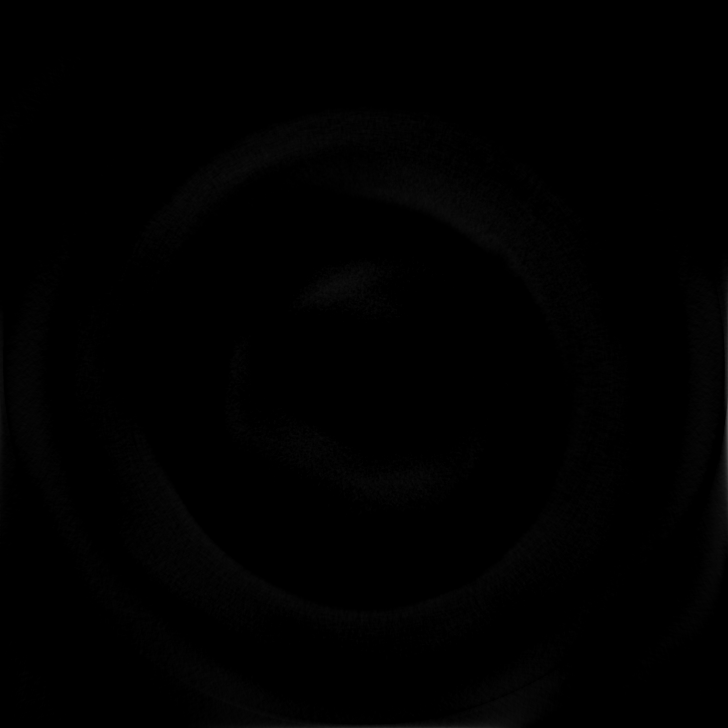
#> input picture data/cell_vol/im001.tif, 728 x 728 px; its folder holds 4 pictures in this run
$ jupyter execute --allow-errors 01_cylindrical_cell_overhangs.ipynb   (shell and % lines are left out)   (Python 2 division)
#> lines starting #> are read from the running program, lines starting #| are printed output that depends on the picture
### utils/plotting_utils.py
import numpy as np
import matplotlib.pyplot as plt
from matplotlib.colors import ListedColormap
from ipywidgets import IntSlider, FloatRangeSlider, FloatSlider, Dropdown, Checkbox, Button, VBox, HBox

# [44 lines left out: functions show_overlay, overlay_multilabel, not called in this run]

def view_axis0(volume, *, vmin=None, vmax=None, cmap='gray',
               downsample=1, continuous_update=False):
    """
    Axis-0 viewer for 3D arrays (Z, Y, X) with absolute contrast range.

    Parameters
    ----------
    volume : 3D ndarray
        Base intensity volume shaped (Z, Y, X).
    vmin, vmax : float or None
        Intensity range for display. Defaults to (min, max) of the data.
    cmap : str
        Matplotlib colormap for the base image.
    downsample : int
        Factor for Y/X downsampling (Z unchanged).
    continuous_update : bool
        Whether z-slider updates continuously.
    """
    vol = np.asarray(volume)
    if vol.ndim != 3:
        raise ValueError("volume must be a 3D array shaped (Z, Y, X)")

    v = vol[:, ::downsample, ::downsample] if downsample > 1 else vol

    if vmin is None:
        vmin = float(v.min())
    if vmax is None:
        vmax = float(v.max())

    with plt.ioff():
        fig, ax = plt.subplots()
        im = ax.imshow(v[v.shape[0] // 2], cmap=cmap,
                       vmin=vmin, vmax=vmax, interpolation='nearest')
        ax.set_axis_off()
        fig.colorbar(im, ax=ax, fraction=0.046, pad=0.04)

    z = IntSlider(min=0, max=v.shape[0]-1, value=v.shape[0]//2,
                  description='z', continuous_update=continuous_update)
    cm = Dropdown(options=sorted(plt.colormaps()), value=cmap,
                  description='cmap')
    clim_slider = FloatRangeSlider(
        min=float(v.min()), max=float(v.max()), step=(v.max()-v.min())/500,
        value=[vmin, vmax], description='range', continuous_update=False)

    def update_slice(*_):
        im.set_data(v[z.value]); fig.canvas.draw_idle()

    def update_cmap(*_):
        im.set_cmap(cm.value); fig.canvas.draw_idle()

    # [5 lines left out: function update_clim, not called in this run]

    z.observe(update_slice, 'value')
    cm.observe(update_cmap, 'value')
    clim_slider.observe(update_clim, 'value')

    return VBox([HBox([z, cm]), clim_slider, fig.canvas])

# [156 lines left out: functions view_axis0_with_labels, ellipse_points, plot_ellipse_on_mask, not called in this run]

### notebooks/01_cylindrical_cell_overhangs.ipynb
# Analyzing Electrode Overhangs from XCT of Li-ion Cylindrical Cells

This notebook demonstrates a reproducible workflow to analyze **electrode overhangs** in X-ray CT (XCT) volumes of Li-ion cylindrical cells.

**We will:**
- Reslice the volume using **angular slicing** through the cell center to avoid warping artifacts.
- Visualize **overhang segmentations** and make them globally unique across angles.
- Extract **region-level features** and compute distributions of:
  1) Overhang orientation (angle),
  2) Overhang vertical length, and
  3) Overhang base position (height) deviation.

**Notebook map**
1. Load and inspect the native slicing
2. Why angle slicing? (warping demo)
3. Build the angle-sliced stack
4. Segmentations (precomputed) and overlays
5. Relabel masks globally
6. Region properties → DataFrame
7. Metrics: angles, lengths, base-position deviation

> **Notes**: Plots are in pixel units. Replace the thresholding/segmentation with your model as needed; here we load precomputed masks for reproducibility.

## 0) Setup & imports
Add the project root to `sys.path` for utility imports, then pull in the scientific Python stack and plotting helpers.

[cell 1]
import os, sys
CWD = os.getcwd()
if os.path.basename(CWD) == "notebooks":
    PROJECT_ROOT = os.path.abspath(os.path.join(CWD, ".."))
else:
    PROJECT_ROOT = CWD  # fallback if already at root
os.chdir(PROJECT_ROOT)
sys.path.append(os.path.join(PROJECT_ROOT, "utils"))
print(f"Correct Working Directory: {str(os.path.basename(os.getcwd()))=='battery_xct_workflows'}")

[cell 2]
import tifffile as tiff
import numpy as np
from scipy.ndimage import rotate
from skimage.measure import regionprops_table
from tqdm import tqdm
import pandas as pd
import os
import matplotlib.pyplot as plt
from utils.plotting_utils import view_axis0, view_axis0_with_labels
from IPython.display import display

## 1) Inspect the volume
Load the stack (originally sliced along the z-axis = cell height) and explore it interactively.

[cell 3]
files = sorted([f for f in os.listdir('data/cell_vol') if f.lower().endswith(".tif")])
vol = np.array([tiff.imread(os.path.join('data/cell_vol', f)) for f in files])
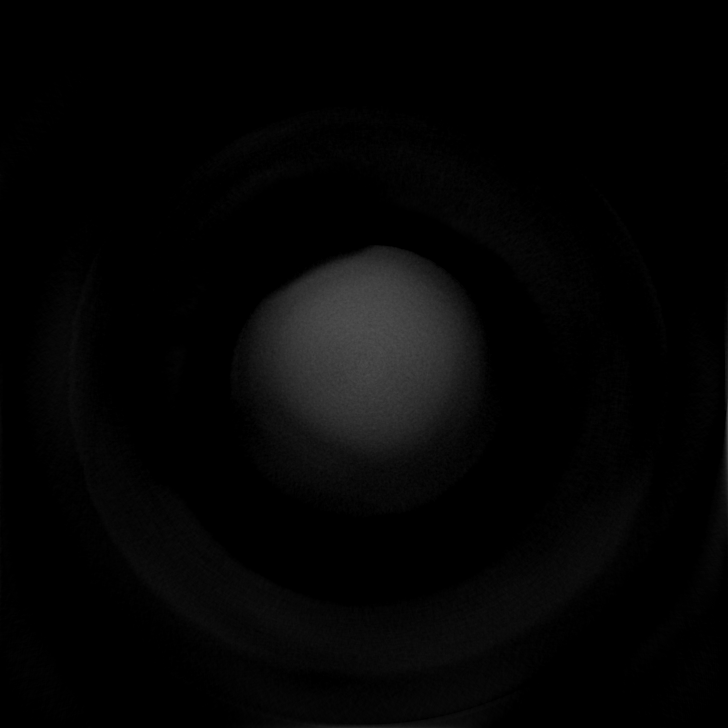
#> input picture data/cell_vol/im002.tif, 728 x 728 px
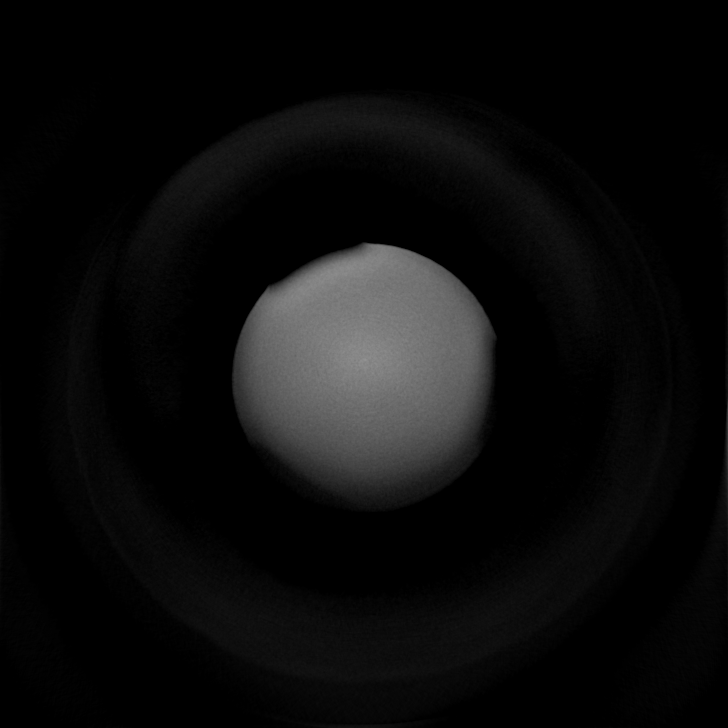
#> input picture data/cell_vol/im003.tif, 728 x 728 px
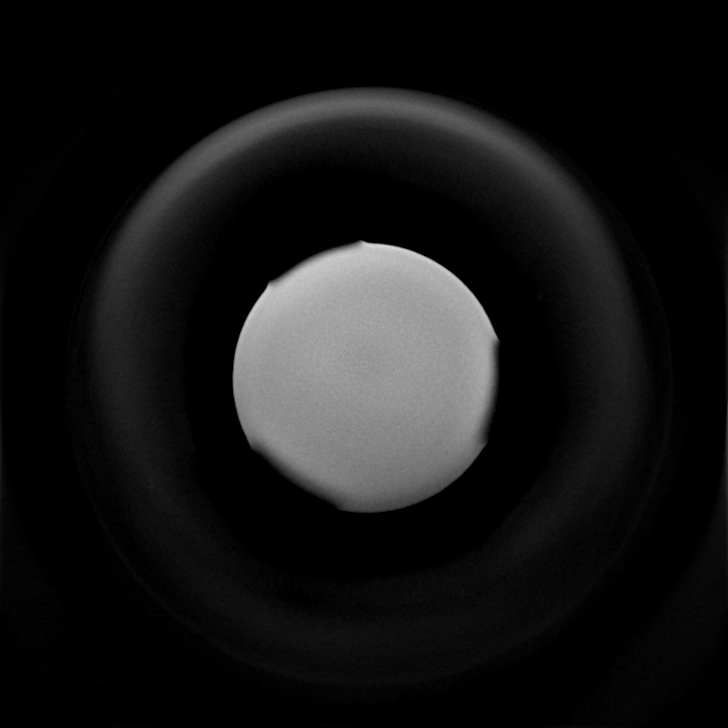
#> input picture data/cell_vol/im004.tif, 728 x 728 px
#> (the rest of this cell did not finish here and is left out)

#> in view_axis0, `vmin = float(v.min())`: vmin = 0
#> in view_axis0, `vmax = float(v.max())`: vmax = 214
display(slider)

## 2) Why angle slicing? Warping demo
Slicing strictly along x/y across the whole field of view leads to **warping** of the electrode/overhang geometry away from the center because these slices are not normal to the winding everywhere. The widget below illustrates this effect on a simple transpose-based view. The `np.repeat` step restores the original aspect ratio for axis 0 in this downsampled shared dataset.

[cell 4]
vol1 = np.transpose(vol, (1,0,2))
vol1 = np.repeat(vol1, 2, axis=1) # resizes to original aspect for viewing
#> (the rest of this cell did not finish here and is left out)

display(slider_1)

## 3) Build the angle-sliced stack
To avoid warping, we perform **angular slicing**: rotate the volume by a set of angles about the cell axis and, for each rotation, extract the central slice. This approximates slicing normal to the winding near the center while sampling many angular sectors.

**Implementation details:**
- We rotate about axes `(1, 2)` and pick the middle index along the rotated axis.
- Here we use angles `0..175°` in steps of 5° to match mask processing later.
- `order=1` keeps rotations fast while preserving intensity well enough for visualization/segmentation.

[cell 5]
com = np.array(vol.shape)/2
#> com = [2, 364, 364]
vol1 = []
for angle in tqdm(range(0,180,5)): # Must be steps of 5 to work with masks later
    rot_matrix = rotate(vol, angle, axes=(1, 2), reshape=False, order=1)
    im = rot_matrix[:, int(com[1]), :]
    vol1.append(im.astype(np.uint8))
#> after the loop, vol1 = 36 items
vol1 = np.array(vol1)

## 4) Explore the angle-sliced stack
Scroll through angle-sliced images to confirm the absence of warping and sufficient coverage of overhangs across angles.

[cell 6]
vol1 = np.repeat(vol1, 2, axis=1) # Again, resizes to original aspect for viewing
#> (the rest of this cell did not finish here and is left out)

display(slider_2)

## 5) Segment overhangs (precomputed masks)
We now load a precomputed segmentation of the overhangs (e.g., from a U-Net). The model weights are not included in this repository; the masks are provided for reproducibility and quick exploration.

#> (a cell that did not finish here is left out)

## 6) Relabel masks globally
Mask labels are currently unique **within** each angle. We remap labels so that each connected overhang across the entire angle stack receives a **globally unique** ID. This simplifies downstream aggregation and statistics.

[cell 8]
relabelled = []
#> relabelled = []
imax = 0
#> (the rest of this cell did not finish here and is left out)

## 7) Region properties → DataFrame
`skimage.measure.regionprops_table` computes region-level descriptors (e.g., area, bounding box, centroid, orientation, pixel coordinates). We concatenate results from all angles into a single `pandas` DataFrame for analysis.

> **Tip:** If you only need a few fields and have many regions, `regionprops_table` is faster and memory-friendlier than iterating `regionprops` objects.

[cell 9]
df = []
for im in relabelled:
    temp_df = regionprops_table(im, properties = ('label','area','bbox','centroid','centroid_local','coords','orientation','image'))
    df.append(pd.DataFrame(temp_df))
#> this loop made 0 passes
#> after the loop, df = []
#> (the rest of this cell did not finish here and is left out)
